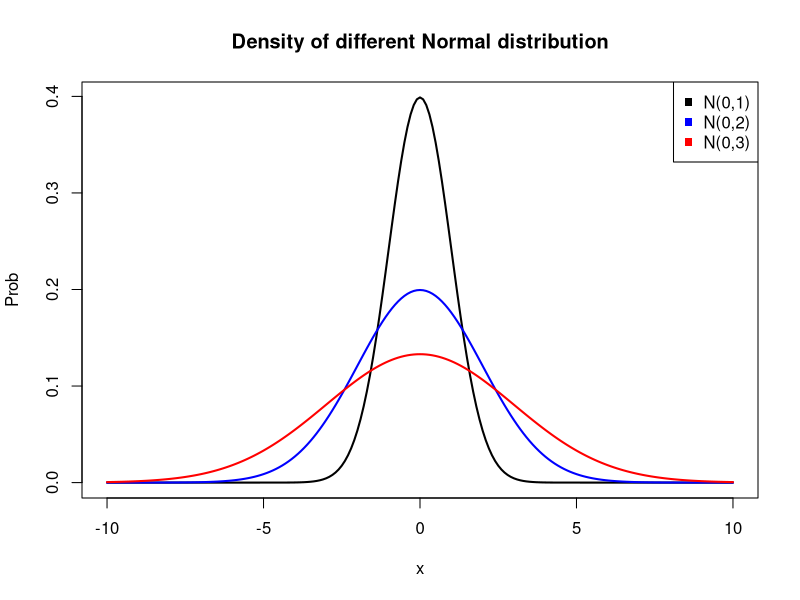
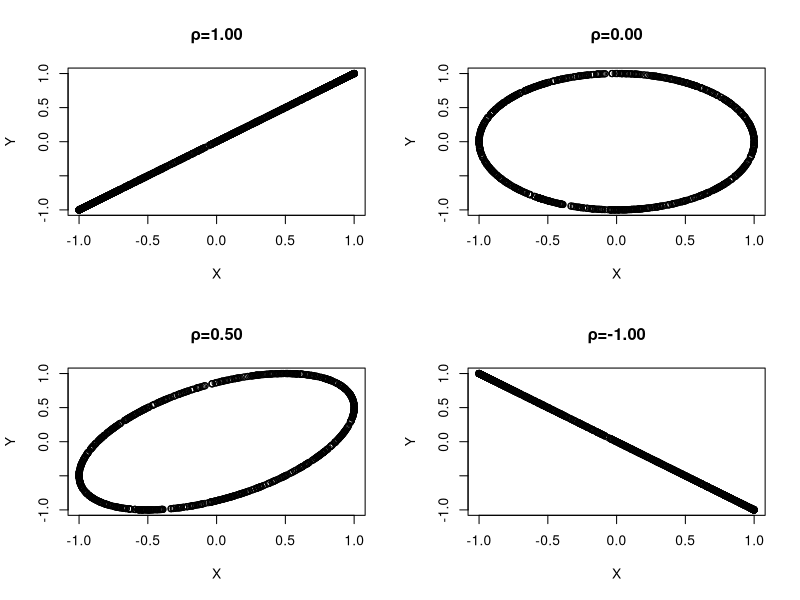

Here is the R script that generated these plots, in order:
## ---- chunk 1
x <- rbinom(100, 20, 0.3)
mean(x)
var(x)
## ---- chunk 2
x <- rpois(1000, 3)
mean(x)
var(x)
## ---- chunk 3
f <- function(x) {
    if (x > 0 & x < 1) {
        y <- x
    } else if (x >= 1 & x < 2) {
        y <- 2 - x
    } else {
        y <- 0
    }
    return(y)
}
xf <- function(x) {
    x * f(x)
}
x2f <- function(x) {
    x^2 * f(x)
}
ex <- integrate(Vectorize(xf), -Inf, Inf)
ex2 <- integrate(Vectorize(x2f), -Inf, Inf)
ex$value
dx <- ex2$value - ex$value^2
dx
## ---- chunk 4
sim <- 10000
t <- numeric(sim)
for (i in 1:sim) {
    Y <- 1500
    X <- rexp(1, rate = 1 / 10)
    Y[1 < X & X <= 2] <- 2000
    Y[2 < X & X <= 3] <- 2500
    Y[3 < X] <- 3000
    t[i] <- Y
}
mean(t)
## ---- chunk 5
buy <- function(n) { # n 表示娃娃种类数
    # 长度为 n 的数组，bought[i] 表示第 i 种娃娃是否被购买过
    # bought[i] = 1 表示已购买，bought[i] = 0 表示未购买
    bought <- rep(0, n)
    times <- 0 # 总购买次数
    while (any(bought == 0)) { # 当存在某种娃娃未购买，继续购买
        times <- times + 1
        bought[sample(c(1:n), 1)] <- 1
    }
    return(times)
}
estimate <- function(n, try) {
    x <- c()
    for (i in 1:try) {
        x <- c(x, buy(n))
    }
    cat("模拟", try, "次，娃娃种类数为", n, "时平均需要购买的次数为", mean(x), "\n")
}
estimate(n = 10, try = 1000)
## ---- chunk 6
estimate <- function() {
    x <- rbinom(1000, 100, 0.2)
    ex <- mean(x)
    dx <- var(x)
    cat("E(X)=", ex, " D(X)=", dx, "\n")
}
for (i in 1:5) {
    estimate()
}
## ---- chunk 7
estimate <- function() {
    x <- rpois(1000, 3)
    ex <- mean(x)
    dx <- var(x)
    cat("E(X)=", ex, " D(X)=", dx, "\n")
}
for (i in 1:5) {
    estimate()
}
## ---- chunk 8
f <- function(x) {
    if (x > 0 & x < 1) {
        y <- x
    } else if (x >= 1 & x < 2) {
        y <- 2 - x
    } else {
        y <- 0
    }
    return(y)
}
xf <- function(x) {
    x * f(x)
}
x2f <- function(x) {
    x^2 * f(x)
}
estimate <- function() {
    ex <- integrate(Vectorize(xf), -Inf, Inf)
    ex2 <- integrate(Vectorize(x2f), -Inf, Inf)
    cat("E(X)=", ex$value, " D(X)=", ex2$value - ex$value^2, "\n")
}
for (i in 1:5) {
    estimate()
}
## ---- chunk 9
mu <- 0
sigma1 <- 1
sigma2 <- 2
sigma3 <- 3
x <- seq(-10, 10, 0.1)
y1 <- dnorm(x, mu, sigma1)
y2 <- dnorm(x, mu, sigma2)
y3 <- dnorm(x, mu, sigma3)
plot(
    main = "Density of different Normal distribution",
    x, y1, type = "l", lwd = 2, col = "black", ylab = "Prob"
)
lines(x, y2, type = "l", lwd = 2, col = "blue")
lines(x, y3, type = "l", lwd = 2, col = "red")
legend("topright",
    pch = 15,
    c("N(0,1)", "N(0,2)", "N(0,3)"), col = c("black", "blue", "red")
)
## ---- chunk 10
par(mfcol = c(2, 2))
a <- 0
x <- function(b) cos(b)
y <- function(b) cos(a + b)
n <- 1000
r <- runif(n, 0, 2 * pi)
a <- 0
rho <- cos(a)
plot(x(r), y(r), main = sprintf("ρ=%.2f", rho), xlab = "X", ylab = "Y")
a <- pi / 3
rho <- cos(a)
plot(x(r), y(r), main = sprintf("ρ=%.2f", rho), xlab = "X", ylab = "Y")
a <- pi / 2
rho <- cos(a)
plot(x(r), y(r), main = sprintf("ρ=%.2f", rho), xlab = "X", ylab = "Y")
a <- pi
rho <- cos(a)
plot(x(r), y(r), main = sprintf("ρ=%.2f", rho), xlab = "X", ylab = "Y")
## ---- chunk 11
estimate <- function() {
    ball <- c(0, 0, 0, 1, 1, 1, 2, 2, 3, 3)
    ballcnt <- rep(0, 4)
    n <- 100
    for (i in 1:n) {
        getball <- sample(ball, 1)
        ballcnt[getball + 1] <- ballcnt[getball + 1] + 1
    }
    ballcnt <- ballcnt / n
    expect <- 0
    for (i in 0:3) {
        expect <- expect + i * ballcnt[i + 1]
    }
    return(expect)
}
data <- c()
for (i in 1:5) {
    data <- c(data, estimate())
}
cat("estimate of ball expection\n", data)
## ---- chunk 12
estimate <- function(k) {
    p <- 0.01
    n <- 1000
    group <- n %/% k
    data <- rbinom(n, 1, p)
    cnt <- 0
    for (i in 0:group - 2) {
        if (sum(data[(i * k + 1):((i + 1) * k)]) == 0) {
            cnt <- cnt + 1
        } else {
            cnt <- cnt + k + 1
        }
    }
    if (sum(data[((group - 1) * k + 1):n]) == 0) {
        cnt <- cnt + 1
    }
    cnt <- cnt + k + 1
    return(cnt)
}
k <- c(2, 3, 4, 5, 6)
for (i in k) {
    times <- 0
    for (j in 1:5) {
        times <- times + estimate(i)
    }
    cat("estimated average number of tests when k =", i, "is", mean(times), "\n")
}
